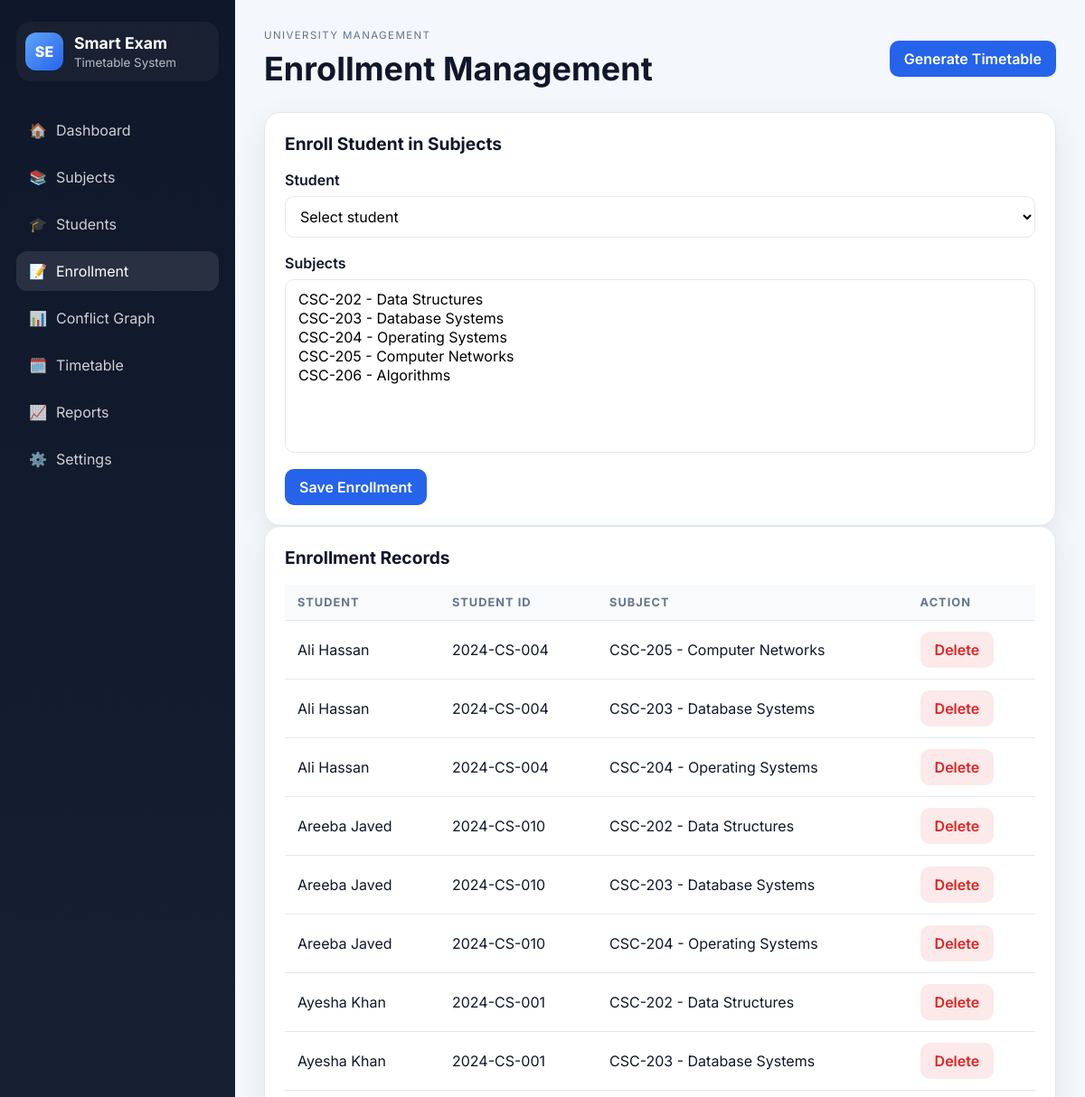
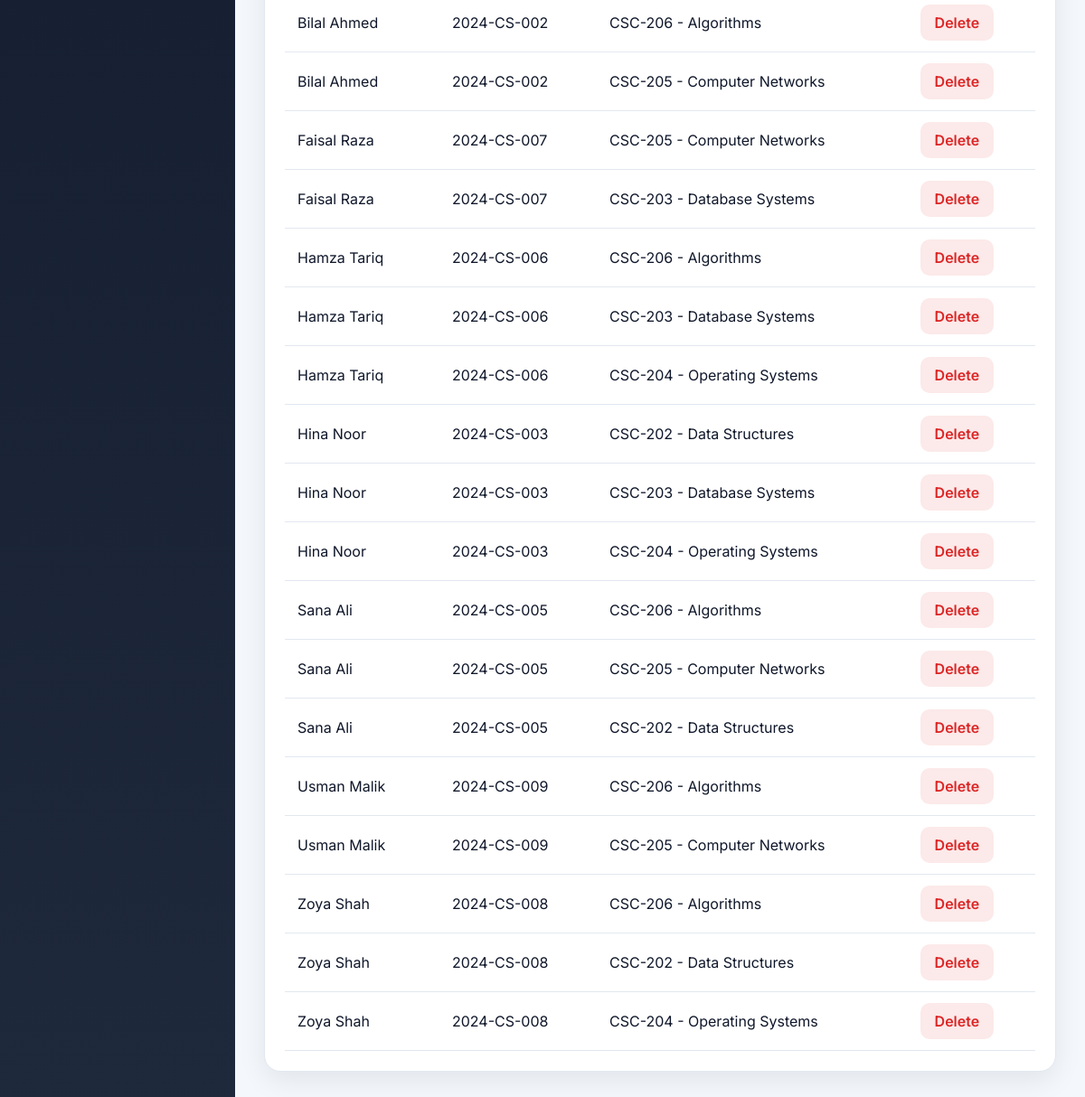
Screenshot of /enrollments with the database file from the repository (2 pictures, top to bottom).
### tables this page shows
CREATE TABLE enrollments (
            id INTEGER PRIMARY KEY AUTOINCREMENT,
            student_id INTEGER NOT NULL,
            subject_id INTEGER NOT NULL,
            UNIQUE(student_id, subject_id),
            FOREIGN KEY(student_id) REFERENCES students(id),
            FOREIGN KEY(subject_id) REFERENCES subjects(id)
        );

CREATE TABLE students (
            id INTEGER PRIMARY KEY AUTOINCREMENT,
            student_id TEXT NOT NULL UNIQUE,
            name TEXT NOT NULL,
            program TEXT NOT NULL,
            year INTEGER NOT NULL,
            email TEXT,
            created_at TEXT DEFAULT CURRENT_TIMESTAMP
        );

CREATE TABLE subjects (
            id INTEGER PRIMARY KEY AUTOINCREMENT,
            code TEXT NOT NULL UNIQUE,
            name TEXT NOT NULL,
            department TEXT NOT NULL,
            semester INTEGER NOT NULL,
            created_at TEXT DEFAULT CURRENT_TIMESTAMP
        );

### app.py (the view, shortened to what this page needs)
@app.route("/enrollments", methods=["GET", "POST"])
def enrollments_page():
    subjects = fetch_subjects()
    students = fetch_students()
    enrollments = fetch_enrollments()
    return render_template(
        "enrollments.html",
        subjects=subjects,
        students=students,
        enrollments=enrollments,
    )

### database/db.py (called while the page is built)
def get_connection():
    conn = sqlite3.connect(DB_PATH)
    conn.row_factory = sqlite3.Row
    return conn

def fetch_subjects():
    conn = get_connection()
    rows = conn.execute(
        """
        SELECT s.id, s.code, s.name, s.department, s.semester,
               COUNT(DISTINCT e.student_id) AS student_count
        FROM subjects s
        LEFT JOIN enrollments e ON e.subject_id = s.id
        GROUP BY s.id, s.code, s.name, s.department, s.semester
        ORDER BY s.code ASC
        """
    ).fetchall()
    conn.close()
    return [dict(row) for row in rows]

def fetch_students():
    conn = get_connection()
    rows = conn.execute(
        """
        SELECT st.id, st.student_id, st.name, st.program, st.year, st.email,
               COUNT(e.subject_id) AS enrolled_subjects
        FROM students st
        LEFT JOIN enrollments e ON e.student_id = st.id
        GROUP BY st.id, st.student_id, st.name, st.program, st.year, st.email
        ORDER BY st.name ASC
        """
    ).fetchall()
    conn.close()
    return [dict(row) for row in rows]

def fetch_enrollments():
    conn = get_connection()
    rows = conn.execute(
        """
        SELECT e.id, e.student_id, e.subject_id, s.name AS subject_name,
               st.name AS student_name, st.student_id AS student_code,
               sb.code AS subject_code
        FROM enrollments e
        JOIN students st ON st.id = e.student_id
        JOIN subjects s ON s.id = e.subject_id
        JOIN subjects sb ON sb.id = e.subject_id
        ORDER BY st.name, s.name
        """
    ).fetchall()
    conn.close()
    return [dict(row) for row in rows]

### templates/enrollments.html (shortened to what this page needs)
{% extends 'base.html' %}
{% block page_title %}Enrollment Management{% endblock %}
{% block content %}
<section class="panel">
    <div class="panel-header">
        <h3>Enroll Student in Subjects</h3>
    </div>
    <form action="{{ url_for('enrollments_page') }}" method="post" class="form-body enrollment-form">
        <div class="field">
            <label for="student_select">Student</label>
            <select id="student_select" name="student_id" required>
                <option value="">Select student</option>
            </select>
        </div>
        <div class="field multi-select">
            <label for="subject_ids">Subjects</label>
            <select id="subject_ids" name="subject_ids" multiple size="8" required>
                {% for subject in subjects %}
                <option value="{{ subject.id }}">{{ subject.code }} - {{ subject.name }}</option>
                {% endfor %}
            </select>
        </div>
        <div class="button-row">
            <button type="submit" class="btn primary-btn">Save Enrollment</button>
        </div>
    </form>
</section>
<section class="panel full-width">
    <div class="panel-header">
        <h3>Enrollment Records</h3>
    </div>
    <div class="table-wrapper">
        <table>
            <thead>
                <tr>
                    <th>Student</th>
                    <th>Student ID</th>
                    <th>Subject</th>
                    <th>Action</th>
                </tr>
            </thead>
            <tbody>
                {% for item in enrollments %}
                <tr>
                    <td>{{ item.student_name }}</td>
                    <td>{{ item.student_code }}</td>
                    <td>{{ item.subject_code }} - {{ item.subject_name }}</td>
                    <td>
                        <form action="{{ url_for('delete_enrollment_route') }}" method="post" class="inline-form">
                            <button type="submit" class="btn danger-btn" onclick="return confirm('Remove this enrollment?')">Delete</button>
                        </form>
                    </td>
                </tr>
                {% else %}
                <tr>
                    <td colspan="4" class="empty-state">No enrollments available yet.</td>
                </tr>
                {% endfor %}
            </tbody>
        </table>
    </div>
</section>
{% endblock %}

### static/css/style.css (style rules this page uses)
:root { --bg: #f4f7fb; --panel: #ffffff; --panel-alt: #edf4ff; --sidebar: #0f172a; --sidebar-soft: #1e293b; --primary: #2563eb; --primary-dark: #1d4ed8; --success: #16a34a; --warning: #f59e0b; --danger: #dc2626; --text: #0f172a; --muted: #64748b; --border: #e2e8f0; --shadow: 0 10px 30px rgba(15, 23, 42, 0.08); }
* { box-sizing: border-box; }
html, body { margin: 0; font-family: 'Inter', sans-serif; background: var(--bg); color: var(--text); }
body { min-height: 100vh; }
button, input, select { font: inherit; }
.btn { border: none; border-radius: 10px; padding: 10px 16px; font-weight: 600; cursor: pointer; text-decoration: none; display: inline-flex; align-items: center; justify-content: center; transition: all 0.2s ease; }
.primary-btn { background: var(--primary); color: white; }
.danger-btn { background: rgba(220, 38, 38, 0.1); color: var(--danger); }
.panel { background: var(--panel); border-radius: 18px; box-shadow: var(--shadow); border: 1px solid var(--border); padding: 22px; }
.full-width { width: 100%; }
.panel-header { display: flex; justify-content: space-between; align-items: center; margin-bottom: 18px; }
.panel-header h3 { margin: 0; font-size: 1.2rem; }
.table-wrapper { overflow-x: auto; }
table { width: 100%; border-collapse: collapse; min-width: 720px; }
th, td { text-align: left; padding: 12px 14px; border-bottom: 1px solid var(--border); }
th { color: var(--muted); font-size: 0.8rem; text-transform: uppercase; letter-spacing: 0.08em; background: #f8fafc; }
.form-body { display: grid; gap: 18px; }
.field { display: flex; flex-direction: column; gap: 8px; }
.field label { font-weight: 600; color: var(--text); }
.field input, .field select { width: 100%; border: 1px solid var(--border); border-radius: 10px; padding: 11px 12px; background: white; transition: border 0.2s ease; }
select[multiple] { min-height: 180px; }
.button-row { display: flex; gap: 12px; flex-wrap: wrap; }
.inline-form { display: inline; }

### rows the page displays
enrollments: student_name "Ali Hassan", student_code "2024-CS-004", subject_code "CSC-205", subject_name "Computer Networks"
enrollments: student_name "Ali Hassan", student_code "2024-CS-004", subject_code "CSC-203", subject_name "Database Systems"
enrollments: student_name "Ali Hassan", student_code "2024-CS-004", subject_code "CSC-204", subject_name "Operating Systems"
enrollments: student_name "Areeba Javed", student_code "2024-CS-010", subject_code "CSC-202", subject_name "Data Structures"
enrollments: student_name "Areeba Javed", student_code "2024-CS-010", subject_code "CSC-203", subject_name "Database Systems"
enrollments: student_name "Areeba Javed", student_code "2024-CS-010", subject_code "CSC-204", subject_name "Operating Systems"
enrollments: student_name "Ayesha Khan", student_code "2024-CS-001", subject_code "CSC-202", subject_name "Data Structures"
enrollments: student_name "Ayesha Khan", student_code "2024-CS-001", subject_code "CSC-203", subject_name "Database Systems"
enrollments: student_name "Bilal Ahmed", student_code "2024-CS-002", subject_code "CSC-206", subject_name "Algorithms"
enrollments: student_name "Bilal Ahmed", student_code "2024-CS-002", subject_code "CSC-205", subject_name "Computer Networks"
enrollments: student_name "Faisal Raza", student_code "2024-CS-007", subject_code "CSC-205", subject_name "Computer Networks"
enrollments: student_name "Faisal Raza", student_code "2024-CS-007", subject_code "CSC-203", subject_name "Database Systems"
enrollments: student_name "Hamza Tariq", student_code "2024-CS-006", subject_code "CSC-206", subject_name "Algorithms"
enrollments: student_name "Hamza Tariq", student_code "2024-CS-006", subject_code "CSC-203", subject_name "Database Systems"
enrollments: student_name "Hamza Tariq", student_code "2024-CS-006", subject_code "CSC-204", subject_name "Operating Systems"
enrollments: student_name "Hina Noor", student_code "2024-CS-003", subject_code "CSC-202", subject_name "Data Structures"
enrollments: student_name "Hina Noor", student_code "2024-CS-003", subject_code "CSC-203", subject_name "Database Systems"
enrollments: student_name "Hina Noor", student_code "2024-CS-003", subject_code "CSC-204", subject_name "Operating Systems"
enrollments: student_name "Sana Ali", student_code "2024-CS-005", subject_code "CSC-206", subject_name "Algorithms"
enrollments: student_name "Sana Ali", student_code "2024-CS-005", subject_code "CSC-205", subject_name "Computer Networks"
enrollments: student_name "Sana Ali", student_code "2024-CS-005", subject_code "CSC-202", subject_name "Data Structures"
enrollments: student_name "Usman Malik", student_code "2024-CS-009", subject_code "CSC-206", subject_name "Algorithms"
enrollments: student_name "Usman Malik", student_code "2024-CS-009", subject_code "CSC-205", subject_name "Computer Networks"
enrollments: student_name "Zoya Shah", student_code "2024-CS-008", subject_code "CSC-206", subject_name "Algorithms"
enrollments: student_name "Zoya Shah", student_code "2024-CS-008", subject_code "CSC-202", subject_name "Data Structures"
enrollments: student_name "Zoya Shah", student_code "2024-CS-008", subject_code "CSC-204", subject_name "Operating Systems"
